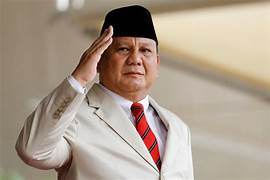
#> input picture 1207070067_Moh Husni Nasrul Haq/prabowo.jpeg, 270 x 180 px
$ python '2. Gray Level Slicing.py'
#> lines starting #> are read from the running program, lines starting #| are printed output that depends on the picture; after the words box and inside, x2 and y2 are one past the last pixel; in counts of white or black regions, pixels touching at a corner belong together
import cv2 #library untuk operasi dalam citra
import numpy as np #mengimport library numpy untuk array dan matriks
import matplotlib.pyplot as plt #mengimport library untuk menghasilkan grafik
#matplotlib inline

img = cv2.imread ('prabowo.jpeg', cv2.IMREAD_GRAYSCALE) #membuka gambar dengan opencv dalam pembacaan grayscale
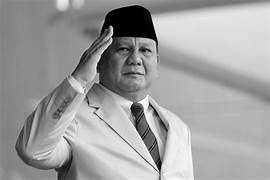
#> img: shape (180, 270); min 0, max 255, mean 158.8

row, column = img.shape #dimensi cita yang diinputkan
#> row = 180; column = 270

img1 = np.zeros((row,column),dtype = 'uint8')

# menerapkan Min-Max nilai kontras citra grayscale
min_range = 10
max_range = 60

#operasi untuk setting jika rangenya sama dengan 255 maka putih dan jika 0 maka hitam
for i in range(row):
    for j in range(column):
        if img[i,j]>min_range and img[i,j]<max_range:
            img1[i,j] = 255
        else:
            img1[i,j] = 0
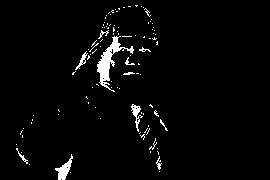
#> img1: shape (180, 270); 2.9% white; 103 white regions (91 under 20 px), largest, box (x1, y1, x2, y2) and area: (97, 36, 134, 92) 546, (55, 154, 73, 180) 184, (131, 104, 143, 132) 117

#Plot Image
fig, axes = plt.subplots(2, 2, figsize=(12, 12)) #membuat subplot dengan ukuran 2x2 dan size 12x12
ax = axes.ravel() # Meratakan array dari objek subplot

ax[0].imshow(img, cmap=plt.cm.gray) #memunculkan hasil citra di subplot 1
ax[0].set_title("Citra Input") #memberi judul
ax[1].hist(img.ravel(), bins=256) #memunculkan operasi citra hasil grafik histogram dalam subplot 2
ax[1].set_title('Histogram Input') #memberi judul

ax[2].imshow(img1, cmap=plt.cm.gray) #memunculkan hasil citra di subplot 3
ax[2].set_title("Citra Output") #memberi judul
ax[3].hist(img1.ravel(), bins=256) #memunculkan operasi citra hasil grafik histogram dalam subplot 4
ax[3].set_title('Histogram Output')#memberi judul

fig.tight_layout() #menyesuaikan parameter subplot untuk memberikan padding yang ditentukan
plt.show() #memunculkan seluruh operasi citra
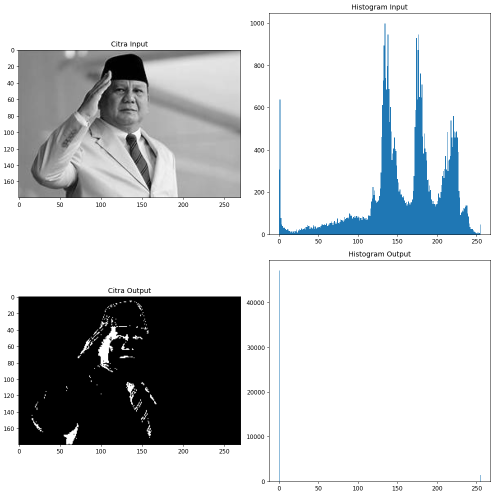
#> figure drawn by matplotlib, 4 panels; panel 2: tallest bar 997 high, from x = 133.5 to 134.5; panel 4: tallest bar 47196 high, from x = 0 to 0.996

$ run again, with 1207070067_Moh Husni Nasrul Haq/dpr.jpeg copied over 1207070067_Moh Husni Nasrul Haq/prabowo.jpeg
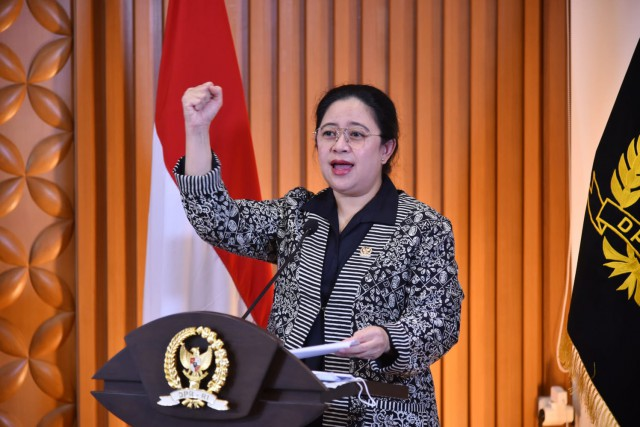
#> input picture 1207070067_Moh Husni Nasrul Haq/dpr.jpeg, 640 x 427 px
#> after the loop `for i in range(row):`:
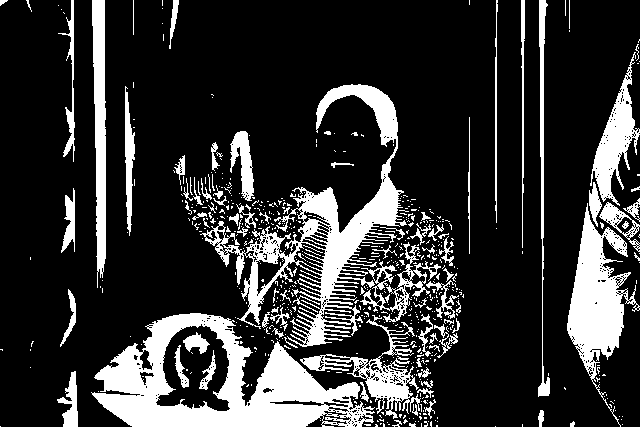
#> img1: shape (427, 640); 20% white; 625 white regions (532 under 20 px), largest, box (x1, y1, x2, y2) and area: (91, 313, 375, 427) 14115, (200, 84, 407, 347) 11541, (567, 203, 640, 427) 5904
#> `plt.show()`:
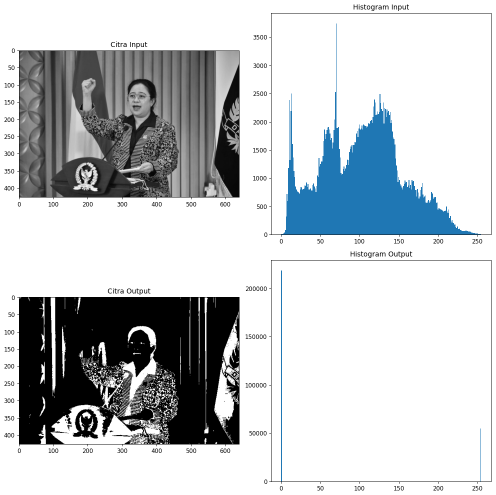
#> figure drawn by matplotlib, 4 panels; panel 2: tallest bar 3742 high, from x = 69.73 to 70.72; panel 4: tallest bar 218565 high, from x = 0 to 0.996
